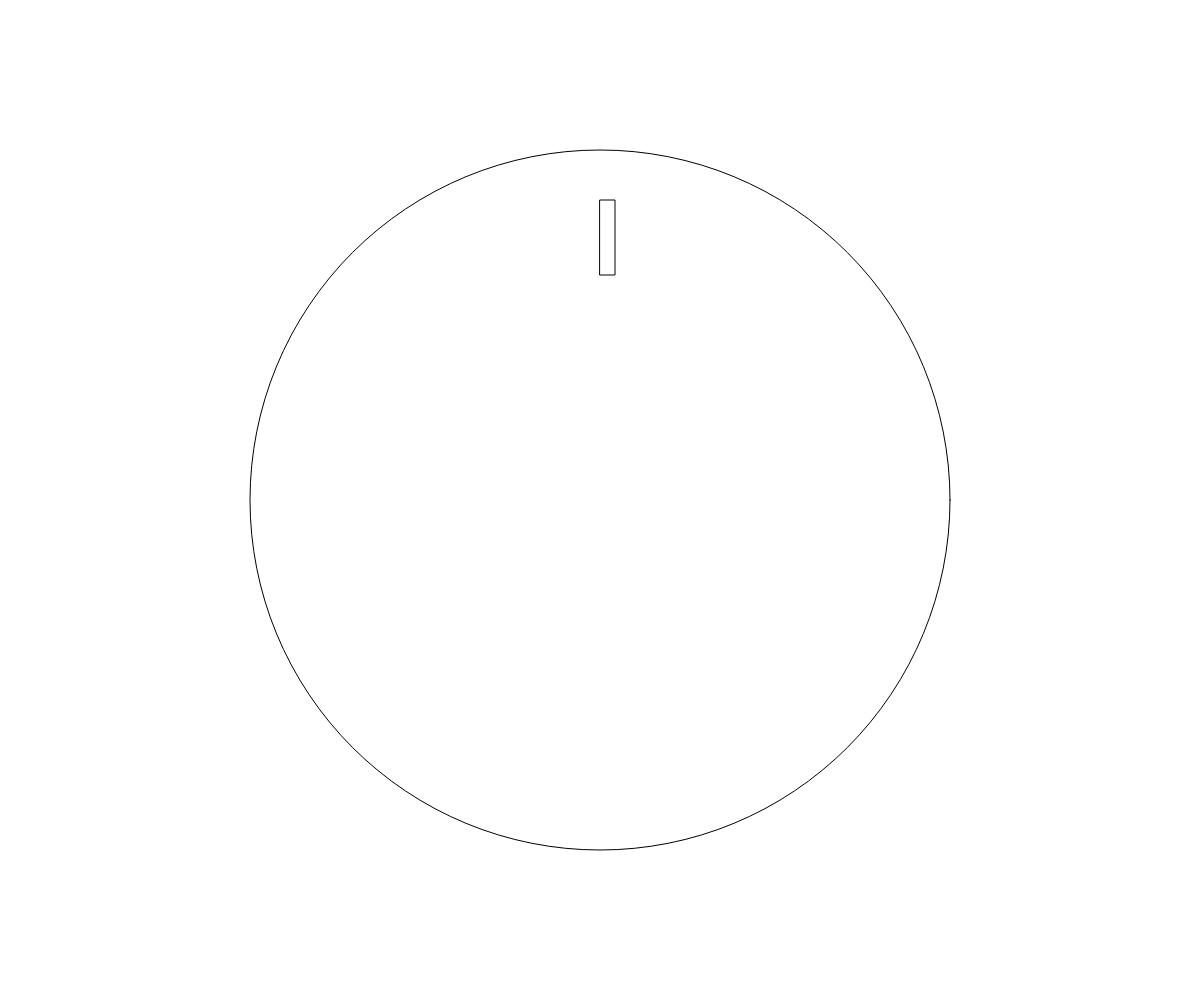
Frame 1 (no input)
Frame 60 (no input): identical to frame 1, image omitted
Frame 120 (the mouse pressed at the canvas centre since frame 60): identical to frame 1, image omitted

The p5.js sketch that drew this single still picture (run headless with seeded random() and noise() and a simulated clock; from frame 60 on, the mouse is pressed at the canvas centre):

// p5.js sketch
// ── sketch.js
// p5js template project - replace with project title
// Dan Schellenberg - replace with your name
// Feb 2, 2018 - replace with the date




function setup() {
  createCanvas(windowWidth, windowHeight);
}

function draw() {
  background(255);
  ellipseMode(CENTER);
  ellipse(width/2,height/2,700);
  rect(CENTER);
  rect(width/2,height/2 - 300, 15, 75);
}
